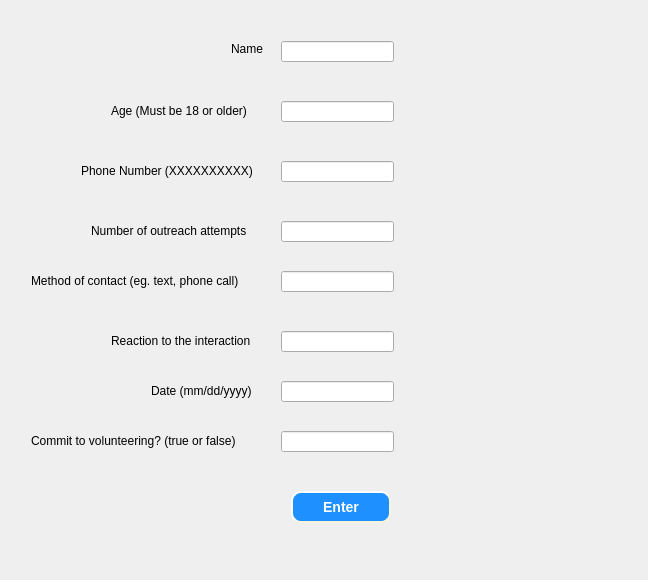
<?xml version="1.0" encoding="UTF-8"?>
<ui version="4.0">
 <class>LogGui</class>
 <widget class="QWidget" name="LogGui">
  <property name="geometry">
   <rect>
    <x>0</x>
    <y>0</y>
    <width>648</width>
    <height>580</height>
   </rect>
  </property>
  <property name="windowTitle">
   <string>Form</string>
  </property>
  <layout class="QGridLayout" name="gridLayout">
   <item row="0" column="0">
    <widget class="QStackedWidget" name="stackedWidget_log">
     <property name="currentIndex">
      <number>0</number>
     </property>
     <widget class="QWidget" name="page">
      <widget class="QLineEdit" name="lineEdit_numOfAttempts">
       <property name="geometry">
        <rect>
         <x>270</x>
         <y>210</y>
         <width>113</width>
         <height>21</height>
        </rect>
       </property>
      </widget>
      <widget class="QLineEdit" name="lineEdit_reaction">
       <property name="geometry">
        <rect>
         <x>270</x>
         <y>320</y>
         <width>113</width>
         <height>21</height>
        </rect>
       </property>
      </widget>
      <widget class="QLabel" name="label_name">
       <property name="geometry">
        <rect>
         <x>220</x>
         <y>30</y>
         <width>41</width>
         <height>16</height>
        </rect>
       </property>
       <property name="text">
        <string>Name</string>
       </property>
      </widget>
      <widget class="QLabel" name="label_age">
       <property name="geometry">
        <rect>
         <x>100</x>
         <y>90</y>
         <width>161</width>
         <height>20</height>
        </rect>
       </property>
       <property name="text">
        <string>Age (Must be 18 or older)</string>
       </property>
      </widget>
      <widget class="QPushButton" name="pushButton_enter">
       <property name="geometry">
        <rect>
         <x>280</x>
         <y>480</y>
         <width>100</width>
         <height>32</height>
        </rect>
       </property>
       <property name="styleSheet">
        <string notr="true">background-color:rgb(30,144,255);
color:rgb(255,255,255);
    border-style: outset;
    border-width: 2px;
    border-radius: 10px;
    border-color: beige;
    font: bold 14px;

</string>
       </property>
       <property name="text">
        <string>Enter</string>
       </property>
      </widget>
      <widget class="QLabel" name="label_committed">
       <property name="geometry">
        <rect>
         <x>20</x>
         <y>420</y>
         <width>241</width>
         <height>20</height>
        </rect>
       </property>
       <property name="text">
        <string>Commit to volunteering? (true or false)</string>
       </property>
      </widget>
      <widget class="QLabel" name="label_date">
       <property name="geometry">
        <rect>
         <x>140</x>
         <y>370</y>
         <width>121</width>
         <height>20</height>
        </rect>
       </property>
       <property name="text">
        <string>Date (mm/dd/yyyy)</string>
       </property>
      </widget>
      <widget class="QLineEdit" name="lineEdit_name">
       <property name="geometry">
        <rect>
         <x>270</x>
         <y>30</y>
         <width>113</width>
         <height>21</height>
        </rect>
       </property>
      </widget>
      <widget class="QLabel" name="label_reaction">
       <property name="geometry">
        <rect>
         <x>100</x>
         <y>320</y>
         <width>161</width>
         <height>20</height>
        </rect>
       </property>
       <property name="text">
        <string>Reaction to the interaction</string>
       </property>
      </widget>
      <widget class="QLabel" name="label_phoneNumber">
       <property name="geometry">
        <rect>
         <x>70</x>
         <y>150</y>
         <width>201</width>
         <height>20</height>
        </rect>
       </property>
       <property name="text">
        <string>Phone Number (XXXXXXXXXX)</string>
       </property>
      </widget>
      <widget class="QLineEdit" name="lineEdit_methodOfContact">
       <property name="geometry">
        <rect>
         <x>270</x>
         <y>260</y>
         <width>113</width>
         <height>21</height>
        </rect>
       </property>
      </widget>
      <widget class="QLabel" name="label_numOfAttempts">
       <property name="geometry">
        <rect>
         <x>80</x>
         <y>210</y>
         <width>181</width>
         <height>20</height>
        </rect>
       </property>
       <property name="text">
        <string>Number of outreach attempts</string>
       </property>
      </widget>
      <widget class="QLineEdit" name="lineEdit_committed">
       <property name="geometry">
        <rect>
         <x>270</x>
         <y>420</y>
         <width>113</width>
         <height>21</height>
        </rect>
       </property>
      </widget>
      <widget class="QLineEdit" name="lineEdit_phoneNumber">
       <property name="geometry">
        <rect>
         <x>270</x>
         <y>150</y>
         <width>113</width>
         <height>21</height>
        </rect>
       </property>
      </widget>
      <widget class="QLineEdit" name="lineEdit_age">
       <property name="geometry">
        <rect>
         <x>270</x>
         <y>90</y>
         <width>113</width>
         <height>21</height>
        </rect>
       </property>
      </widget>
      <widget class="QLineEdit" name="lineEdit_date">
       <property name="geometry">
        <rect>
         <x>270</x>
         <y>370</y>
         <width>113</width>
         <height>21</height>
        </rect>
       </property>
      </widget>
      <widget class="QLabel" name="label_methodOfContact">
       <property name="geometry">
        <rect>
         <x>20</x>
         <y>260</y>
         <width>241</width>
         <height>20</height>
        </rect>
       </property>
       <property name="text">
        <string>Method of contact (eg. text, phone call)</string>
       </property>
      </widget>
     </widget>
     <widget class="QWidget" name="page_2"/>
    </widget>
   </item>
  </layout>
 </widget>
 <tabstops>
  <tabstop>lineEdit_name</tabstop>
  <tabstop>lineEdit_age</tabstop>
  <tabstop>lineEdit_phoneNumber</tabstop>
  <tabstop>lineEdit_numOfAttempts</tabstop>
  <tabstop>lineEdit_methodOfContact</tabstop>
  <tabstop>lineEdit_reaction</tabstop>
  <tabstop>lineEdit_date</tabstop>
  <tabstop>lineEdit_committed</tabstop>
  <tabstop>pushButton_enter</tabstop>
 </tabstops>
 <resources/>
 <connections/>
</ui>
